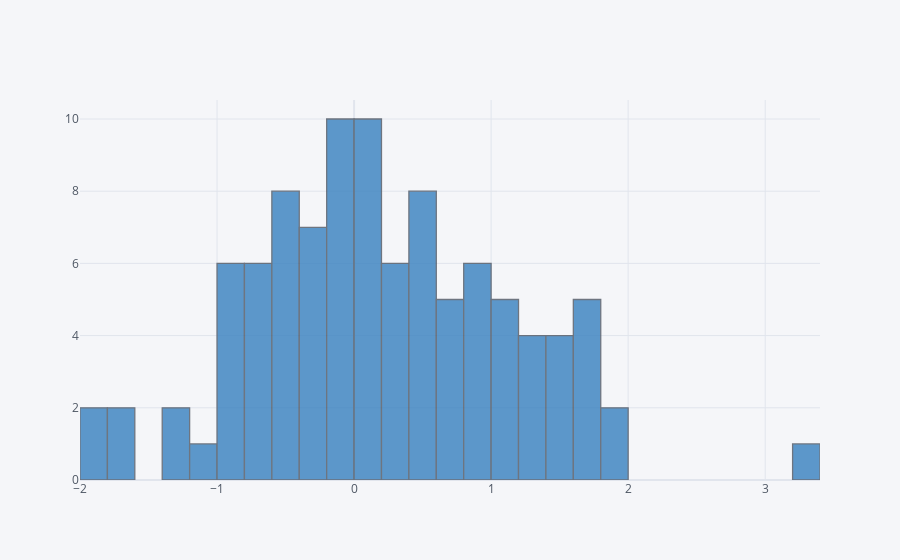

The notebook cell this image was saved under:
### Code cell
#histogram
df['A'].iplot(kind = 'hist', bins=50, color='blue')

### Figure 1 — Plotly figure (JSON) as saved in the notebook; plotly's stock layout.template omitted (floating-point values rounded to 4 significant figures)
{"data": [{"histfunc": "count", "histnorm": "", "marker": {"color": "rgba(55, 128, 191, 1.0)", "line": {"color": "#4D5663", "width": 1.3}}, "name": "A", "nbinsx": 50, "opacity": 0.8, "orientation": "v", "type": "histogram", "x": [-0.1315, 0.08085, 0.02544, 0.09452, -1.041, 0.52, -1.817, -0.1818, -0.1925, 0.9278, 0.7458, 1.285, -0.291, 0.6429, 1.404, 1.398, -1.843, -0.208, 0.4265, 1.777, 1.653, 3.317, -0.176, -0.9862, 1.033, -0.4965, 1.305, 0.03454, 0.6312, 1.666, -0.4827, -1.694, 1.048, 1.533, 0.7095, -0.1588, -0.06525, -0.3371, 0.674, 0.1369, 0.566, -0.5319, 1.194, -0.545, 0.3985, -0.5167, 0.8405, 0.4804, -0.4791, -1.215, 0.1297, -0.7114, -0.3457, 0.3206, -0.6515, 1.035, -1.387, 1.295, -0.9664, 0.3345, 0.1724, 0.9515, 0.5993, -0.7566, 1.904, 1.429, 0.3394, -0.258, -0.8368, 0.883, -0.3994, -0.9477, -0.7966, 0.2425, 0.1836, 1.84, 0.05274, 1.644, 1.171, 0.9924, -0.6421, -0.3287, -0.1862, 1.748, -0.02633, 0.04549, -0.8424, -0.6806, -0.4414, 0.522, 0.2192, -1.621, 0.9496, -0.1072, -0.4965, -0.8359, 1.527, 0.4947, -0.02158, 0.4852]}], "layout": {"barmode": "overlay", "legend": {"bgcolor": "#F5F6F9", "font": {"color": "#4D5663"}}, "paper_bgcolor": "#F5F6F9", "plot_bgcolor": "#F5F6F9", "title": {"font": {"color": "#4D5663"}}, "xaxis": {"gridcolor": "#E1E5ED", "showgrid": true, "tickfont": {"color": "#4D5663"}, "title": {"font": {"color": "#4D5663"}, "text": ""}, "zerolinecolor": "#E1E5ED"}, "yaxis": {"gridcolor": "#E1E5ED", "showgrid": true, "tickfont": {"color": "#4D5663"}, "title": {"font": {"color": "#4D5663"}, "text": ""}, "zerolinecolor": "#E1E5ED"}}}
